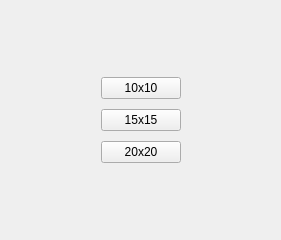
<?xml version="1.0" encoding="UTF-8"?>
<ui version="4.0">
 <class>MainWindow</class>
 <widget class="QMainWindow" name="MainWindow">
  <property name="geometry">
   <rect>
    <x>0</x>
    <y>0</y>
    <width>281</width>
    <height>240</height>
   </rect>
  </property>
  <property name="minimumSize">
   <size>
    <width>281</width>
    <height>240</height>
   </size>
  </property>
  <property name="maximumSize">
   <size>
    <width>281</width>
    <height>240</height>
   </size>
  </property>
  <property name="windowTitle">
   <string>MainWindow</string>
  </property>
  <widget class="QWidget" name="centralwidget">
   <layout class="QGridLayout" name="gridLayout">
    <item row="0" column="0">
     <layout class="QVBoxLayout" name="verticalLayout">
      <item>
       <spacer name="verticalSpacer_2">
        <property name="orientation">
         <enum>Qt::Vertical</enum>
        </property>
        <property name="sizeHint" stdset="0">
         <size>
          <width>20</width>
          <height>40</height>
         </size>
        </property>
       </spacer>
      </item>
      <item>
       <layout class="QHBoxLayout" name="horizontalLayout">
        <property name="spacing">
         <number>6</number>
        </property>
        <item>
         <spacer name="horizontalSpacer">
          <property name="orientation">
           <enum>Qt::Horizontal</enum>
          </property>
          <property name="sizeHint" stdset="0">
           <size>
            <width>40</width>
            <height>20</height>
           </size>
          </property>
         </spacer>
        </item>
        <item>
         <layout class="QVBoxLayout" name="verticalLayout_2">
          <property name="spacing">
           <number>10</number>
          </property>
          <property name="topMargin">
           <number>0</number>
          </property>
          <item>
           <widget class="QPushButton" name="topButton">
            <property name="text">
             <string>10x10</string>
            </property>
           </widget>
          </item>
          <item>
           <widget class="QPushButton" name="middleButton">
            <property name="text">
             <string>15x15</string>
            </property>
           </widget>
          </item>
          <item>
           <widget class="QPushButton" name="bottomButton">
            <property name="text">
             <string>20x20</string>
            </property>
           </widget>
          </item>
         </layout>
        </item>
        <item>
         <spacer name="horizontalSpacer_2">
          <property name="orientation">
           <enum>Qt::Horizontal</enum>
          </property>
          <property name="sizeHint" stdset="0">
           <size>
            <width>40</width>
            <height>20</height>
           </size>
          </property>
         </spacer>
        </item>
       </layout>
      </item>
      <item>
       <spacer name="verticalSpacer">
        <property name="orientation">
         <enum>Qt::Vertical</enum>
        </property>
        <property name="sizeHint" stdset="0">
         <size>
          <width>20</width>
          <height>40</height>
         </size>
        </property>
       </spacer>
      </item>
     </layout>
    </item>
   </layout>
  </widget>
 </widget>
 <resources/>
 <connections/>
</ui>
